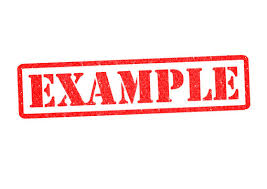
#> input picture OpevCV_prat/Photos/cat.jpg, 267 x 189 px, found by its file name
$ python test_opencv.py
#> lines starting #> are read from the running program, lines starting #| are printed output that depends on the picture
import cv2 as cv
import numpy as np
import time

def rescaleFrame(frame, scale=0.75):
    width = int(frame.shape[1] * scale)
    height = int(frame.shape[0] * scale)
    dimensions = (width, height)

    return cv.resize(frame, dimensions, interpolation=cv.INTER_AREA)

time.sleep(1)
capture = cv.VideoCapture(0)

blank = np.zeros((500, 500), dtype="uint8")
#cv.imshow("Blank", blank)

img = cv.imread("OpevCV_prat\Photos\cat.jpg")
#> img is the input picture: shape (189, 267, 3); mean B, G, R 227.2, 227.4, 252.8
cv.imshow("Cat", img)


while True:
    isTrue, frame = capture.read()
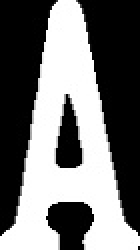
#> input picture OpevCV_prat/Card_Imgs/Ace.jpg, 70 x 125 px, given in place of the camera (shown 2 times larger)
#> frame is the input picture: shape (125, 70, 3); min 0, max 255, mean 115.8
    frame = cv.cvtColor(frame, cv.COLOR_BGR2GRAY)
#> frame: shape (125, 70)
    cv.imshow("gray", frame)

    # frame = cv.GaussianBlur(frame, (3,3), cv.BORDER_DEFAULT)
    # cv.imshow("Blur Image", frame)

    #frame = cv.Canny(frame, 125, 175)
    thresholded_image = cv.threshold(frame, 127, 255, cv.THRESH_BINARY)
    cv.imshow("Canny", frame)

    frame = cv.Canny(frame, 125, 175)
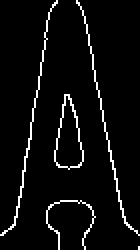
#> frame: shape (125, 70) (shown 2 times larger); 4.9% white in thin lines or dots
    cv.imshow("Video", frame)

    if cv.waitKey(20) & 0xFF==ord('q'):
#> (key q is pressed here)
        break

capture.release()

cv.destroyAllWindows
